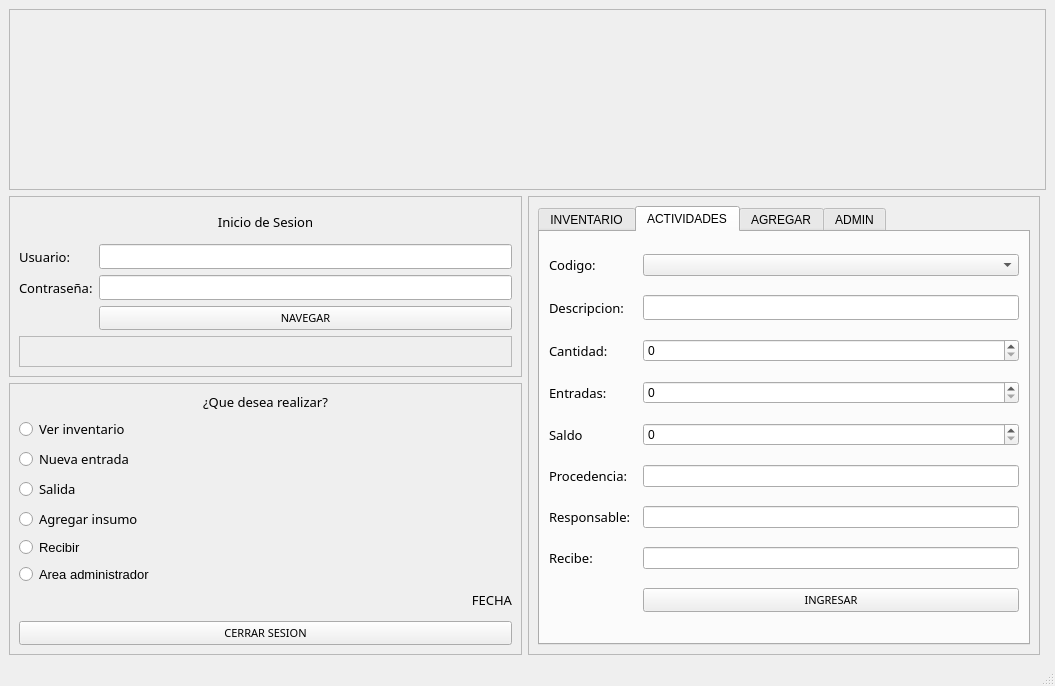
<?xml version="1.0" encoding="UTF-8"?>
<ui version="4.0">
 <class>MainWindow</class>
 <widget class="QMainWindow" name="MainWindow">
  <property name="geometry">
   <rect>
    <x>0</x>
    <y>0</y>
    <width>1055</width>
    <height>686</height>
   </rect>
  </property>
  <property name="windowTitle">
   <string>MainWindow</string>
  </property>
  <widget class="QWidget" name="centralwidget">
   <layout class="QGridLayout" name="gridLayout_5">
    <item row="1" column="1" rowspan="2">
     <widget class="QFrame" name="frame">
      <property name="frameShape">
       <enum>QFrame::StyledPanel</enum>
      </property>
      <property name="frameShadow">
       <enum>QFrame::Raised</enum>
      </property>
      <layout class="QGridLayout" name="gridLayout_4">
       <item row="0" column="1">
        <widget class="QTabWidget" name="tab_copeco">
         <property name="currentIndex">
          <number>1</number>
         </property>
         <widget class="QWidget" name="tab_inventario">
          <attribute name="title">
           <string>INVENTARIO</string>
          </attribute>
          <layout class="QGridLayout" name="gridLayout_7">
           <item row="0" column="0" colspan="2">
            <widget class="QTableWidget" name="tw_Mostrar"/>
           </item>
           <item row="1" column="0">
            <widget class="QRadioButton" name="rb_verEntradas">
             <property name="font">
              <font>
               <family>MS Reference Sans Serif</family>
               <pointsize>10</pointsize>
              </font>
             </property>
             <property name="text">
              <string>Ver entradas</string>
             </property>
            </widget>
           </item>
           <item row="1" column="1">
            <widget class="QRadioButton" name="rb_verSalidas">
             <property name="font">
              <font>
               <family>MS Reference Sans Serif</family>
               <pointsize>10</pointsize>
              </font>
             </property>
             <property name="text">
              <string>Ver salidas</string>
             </property>
            </widget>
           </item>
           <item row="2" column="0">
            <widget class="QRadioButton" name="rb_verResumen">
             <property name="font">
              <font>
               <family>MS Reference Sans Serif</family>
               <pointsize>10</pointsize>
              </font>
             </property>
             <property name="text">
              <string>Ver Resumen</string>
             </property>
            </widget>
           </item>
           <item row="2" column="1">
            <widget class="QRadioButton" name="rb_verInsumo">
             <property name="font">
              <font>
               <family>MS Reference Sans Serif</family>
               <pointsize>10</pointsize>
              </font>
             </property>
             <property name="text">
              <string>Ver por insumo</string>
             </property>
            </widget>
           </item>
          </layout>
         </widget>
         <widget class="QWidget" name="tab_salidas">
          <attribute name="title">
           <string>ACTIVIDADES</string>
          </attribute>
          <layout class="QGridLayout" name="gridLayout">
           <item row="3" column="2">
            <widget class="QSpinBox" name="sp_entradas_salidas">
             <property name="maximum">
              <number>999</number>
             </property>
            </widget>
           </item>
           <item row="6" column="2">
            <widget class="QLineEdit" name="le_responsable"/>
           </item>
           <item row="6" column="0">
            <widget class="QLabel" name="label_2">
             <property name="font">
              <font>
               <family>MS Reference Sans Serif</family>
               <pointsize>10</pointsize>
              </font>
             </property>
             <property name="text">
              <string>Responsable:</string>
             </property>
            </widget>
           </item>
           <item row="2" column="0" colspan="2">
            <widget class="QLabel" name="lbl_cant">
             <property name="font">
              <font>
               <family>MS Reference Sans Serif</family>
               <pointsize>10</pointsize>
              </font>
             </property>
             <property name="text">
              <string>Cantidad:</string>
             </property>
            </widget>
           </item>
           <item row="4" column="0">
            <widget class="QLabel" name="le_saldo">
             <property name="font">
              <font>
               <family>MS Reference Sans Serif</family>
               <pointsize>10</pointsize>
              </font>
             </property>
             <property name="text">
              <string>Saldo</string>
             </property>
            </widget>
           </item>
           <item row="0" column="2">
            <widget class="QComboBox" name="cb_codigo">
             <property name="currentText">
              <string/>
             </property>
             <property name="maxVisibleItems">
              <number>15</number>
             </property>
             <property name="sizeAdjustPolicy">
              <enum>QComboBox::AdjustToContents</enum>
             </property>
            </widget>
           </item>
           <item row="3" column="0" colspan="2">
            <widget class="QLabel" name="lbl_entradas">
             <property name="font">
              <font>
               <family>MS Reference Sans Serif</family>
               <pointsize>10</pointsize>
              </font>
             </property>
             <property name="text">
              <string>Entradas:</string>
             </property>
            </widget>
           </item>
           <item row="4" column="2">
            <widget class="QDoubleSpinBox" name="sp_saldo">
             <property name="decimals">
              <number>0</number>
             </property>
             <property name="maximum">
              <double>1000000.000000000000000</double>
             </property>
            </widget>
           </item>
           <item row="2" column="2">
            <widget class="QSpinBox" name="sp_cant">
             <property name="maximum">
              <number>999</number>
             </property>
            </widget>
           </item>
           <item row="8" column="2">
            <widget class="QPushButton" name="btn_actividades">
             <property name="font">
              <font>
               <family>MS Reference Sans Serif</family>
               <pointsize>8</pointsize>
              </font>
             </property>
             <property name="text">
              <string>INGRESAR</string>
             </property>
            </widget>
           </item>
           <item row="5" column="0">
            <widget class="QLabel" name="label">
             <property name="font">
              <font>
               <family>MS Reference Sans Serif</family>
               <pointsize>10</pointsize>
              </font>
             </property>
             <property name="text">
              <string>Procedencia:</string>
             </property>
            </widget>
           </item>
           <item row="0" column="0" colspan="2">
            <widget class="QLabel" name="lbl_code">
             <property name="font">
              <font>
               <family>MS Reference Sans Serif</family>
               <pointsize>10</pointsize>
              </font>
             </property>
             <property name="text">
              <string>Codigo:</string>
             </property>
            </widget>
           </item>
           <item row="5" column="2">
            <widget class="QLineEdit" name="le_procedencia"/>
           </item>
           <item row="1" column="2">
            <widget class="QLineEdit" name="le_descripcion">
             <property name="font">
              <font>
               <family>MS Reference Sans Serif</family>
               <pointsize>9</pointsize>
              </font>
             </property>
            </widget>
           </item>
           <item row="1" column="0" colspan="2">
            <widget class="QLabel" name="lbl_descripcion">
             <property name="font">
              <font>
               <family>MS Reference Sans Serif</family>
               <pointsize>10</pointsize>
              </font>
             </property>
             <property name="text">
              <string>Descripcion:</string>
             </property>
            </widget>
           </item>
           <item row="7" column="2">
            <widget class="QLineEdit" name="le_recibido"/>
           </item>
           <item row="7" column="0">
            <widget class="QLabel" name="label_3">
             <property name="font">
              <font>
               <family>MS Reference Sans Serif</family>
               <pointsize>10</pointsize>
              </font>
             </property>
             <property name="text">
              <string>Recibe:</string>
             </property>
            </widget>
           </item>
          </layout>
         </widget>
         <widget class="QWidget" name="tab">
          <attribute name="title">
           <string>AGREGAR</string>
          </attribute>
          <layout class="QGridLayout" name="gridLayout_8">
           <item row="2" column="1">
            <widget class="QLineEdit" name="le_descripcionA">
             <property name="font">
              <font>
               <family>MS Reference Sans Serif</family>
               <pointsize>9</pointsize>
              </font>
             </property>
            </widget>
           </item>
           <item row="2" column="0">
            <widget class="QLabel" name="lbl_descripcionA">
             <property name="font">
              <font>
               <family>MS Reference Sans Serif</family>
               <pointsize>10</pointsize>
              </font>
             </property>
             <property name="text">
              <string>Descripcion:</string>
             </property>
            </widget>
           </item>
           <item row="1" column="1">
            <widget class="QLineEdit" name="le_codigoA">
             <property name="font">
              <font>
               <family>MS Reference Sans Serif</family>
               <pointsize>9</pointsize>
              </font>
             </property>
            </widget>
           </item>
           <item row="1" column="0">
            <widget class="QLabel" name="lbl_codeA">
             <property name="font">
              <font>
               <family>MS Reference Sans Serif</family>
               <pointsize>10</pointsize>
              </font>
             </property>
             <property name="text">
              <string>Codigo:</string>
             </property>
            </widget>
           </item>
           <item row="3" column="0" colspan="2">
            <widget class="QLabel" name="lbl_tituloA">
             <property name="font">
              <font>
               <family>MS Reference Sans Serif</family>
               <pointsize>10</pointsize>
              </font>
             </property>
             <property name="text">
              <string>Recuerde, estos datos son para el nuevo insumo.</string>
             </property>
             <property name="alignment">
              <set>Qt::AlignRight|Qt::AlignTop|Qt::AlignTrailing</set>
             </property>
            </widget>
           </item>
           <item row="4" column="0" colspan="2">
            <widget class="QPushButton" name="btn_agregarInsumo">
             <property name="font">
              <font>
               <family>MS Reference Sans Serif</family>
               <pointsize>8</pointsize>
              </font>
             </property>
             <property name="text">
              <string>INGRESAR</string>
             </property>
            </widget>
           </item>
          </layout>
         </widget>
         <widget class="QWidget" name="tab_2">
          <attribute name="title">
           <string>ADMIN</string>
          </attribute>
          <layout class="QGridLayout" name="gridLayout_9">
           <item row="1" column="0">
            <widget class="QLabel" name="lbl_userAdm">
             <property name="font">
              <font>
               <family>MS Reference Sans Serif</family>
               <pointsize>10</pointsize>
              </font>
             </property>
             <property name="text">
              <string>Nuevo username:</string>
             </property>
            </widget>
           </item>
           <item row="1" column="1" colspan="2">
            <widget class="QLineEdit" name="le_usernameAdm">
             <property name="font">
              <font>
               <family>MS Reference Sans Serif</family>
               <pointsize>9</pointsize>
              </font>
             </property>
            </widget>
           </item>
           <item row="2" column="0">
            <widget class="QLabel" name="lbl_contraAdm">
             <property name="font">
              <font>
               <family>MS Reference Sans Serif</family>
               <pointsize>10</pointsize>
              </font>
             </property>
             <property name="text">
              <string>Contraseña:</string>
             </property>
            </widget>
           </item>
           <item row="2" column="1" colspan="2">
            <widget class="QLineEdit" name="le_contraAdm">
             <property name="font">
              <font>
               <family>MS Reference Sans Serif</family>
               <pointsize>9</pointsize>
              </font>
             </property>
             <property name="echoMode">
              <enum>QLineEdit::Password</enum>
             </property>
            </widget>
           </item>
           <item row="3" column="0">
            <widget class="QLabel" name="lbl_IDAdm">
             <property name="font">
              <font>
               <family>MS Reference Sans Serif</family>
               <pointsize>10</pointsize>
              </font>
             </property>
             <property name="text">
              <string>ID (autogenerado):</string>
             </property>
            </widget>
           </item>
           <item row="3" column="1" colspan="2">
            <widget class="QLineEdit" name="le_IDAdm">
             <property name="enabled">
              <bool>false</bool>
             </property>
             <property name="font">
              <font>
               <family>MS Reference Sans Serif</family>
               <pointsize>9</pointsize>
              </font>
             </property>
            </widget>
           </item>
           <item row="6" column="0" colspan="3">
            <widget class="QTableWidget" name="tw_usuarios"/>
           </item>
           <item row="5" column="0" colspan="3">
            <widget class="QPushButton" name="btn_admin">
             <property name="font">
              <font>
               <family>MS Reference Sans Serif</family>
               <pointsize>8</pointsize>
              </font>
             </property>
             <property name="text">
              <string>CREAR</string>
             </property>
            </widget>
           </item>
           <item row="4" column="0">
            <widget class="QRadioButton" name="rb_normalAdm">
             <property name="font">
              <font>
               <family>MS Reference Sans Serif</family>
               <pointsize>10</pointsize>
              </font>
             </property>
             <property name="text">
              <string>Normal</string>
             </property>
            </widget>
           </item>
           <item row="4" column="2">
            <widget class="QRadioButton" name="rb_adminAdm">
             <property name="font">
              <font>
               <family>MS Reference Sans Serif</family>
               <pointsize>10</pointsize>
              </font>
             </property>
             <property name="text">
              <string>Administrador</string>
             </property>
            </widget>
           </item>
           <item row="0" column="0" colspan="3">
            <widget class="QLabel" name="lbl_titAdm">
             <property name="font">
              <font>
               <family>MS Reference Sans Serif</family>
               <pointsize>10</pointsize>
              </font>
             </property>
             <property name="text">
              <string>Creacion de nuevo usuario</string>
             </property>
             <property name="alignment">
              <set>Qt::AlignCenter</set>
             </property>
            </widget>
           </item>
          </layout>
         </widget>
        </widget>
       </item>
      </layout>
     </widget>
    </item>
    <item row="1" column="0">
     <widget class="QFrame" name="f_login">
      <property name="frameShape">
       <enum>QFrame::StyledPanel</enum>
      </property>
      <property name="frameShadow">
       <enum>QFrame::Raised</enum>
      </property>
      <layout class="QGridLayout" name="gridLayout_6">
       <item row="2" column="1">
        <widget class="QLineEdit" name="le_contra">
         <property name="font">
          <font>
           <family>MS Reference Sans Serif</family>
           <pointsize>9</pointsize>
          </font>
         </property>
         <property name="echoMode">
          <enum>QLineEdit::Password</enum>
         </property>
        </widget>
       </item>
       <item row="1" column="1">
        <widget class="QLineEdit" name="le_username">
         <property name="font">
          <font>
           <family>MS Reference Sans Serif</family>
           <pointsize>9</pointsize>
          </font>
         </property>
        </widget>
       </item>
       <item row="4" column="0" colspan="2">
        <widget class="QFrame" name="f_relleno1">
         <property name="frameShape">
          <enum>QFrame::StyledPanel</enum>
         </property>
         <property name="frameShadow">
          <enum>QFrame::Raised</enum>
         </property>
        </widget>
       </item>
       <item row="2" column="0">
        <widget class="QLabel" name="lbl_contra">
         <property name="font">
          <font>
           <family>MS Reference Sans Serif</family>
           <pointsize>10</pointsize>
          </font>
         </property>
         <property name="text">
          <string>Contraseña:</string>
         </property>
        </widget>
       </item>
       <item row="3" column="1">
        <widget class="QPushButton" name="btn_ingresar">
         <property name="font">
          <font>
           <family>MS Reference Sans Serif</family>
           <pointsize>8</pointsize>
          </font>
         </property>
         <property name="text">
          <string>NAVEGAR</string>
         </property>
        </widget>
       </item>
       <item row="1" column="0">
        <widget class="QLabel" name="lbl_usuario">
         <property name="font">
          <font>
           <family>MS Reference Sans Serif</family>
           <pointsize>10</pointsize>
          </font>
         </property>
         <property name="text">
          <string>Usuario:</string>
         </property>
        </widget>
       </item>
       <item row="0" column="0" colspan="2">
        <widget class="QLabel" name="lbl_sesion">
         <property name="font">
          <font>
           <family>MS Reference Sans Serif</family>
           <pointsize>10</pointsize>
          </font>
         </property>
         <property name="text">
          <string>Inicio de Sesion</string>
         </property>
         <property name="alignment">
          <set>Qt::AlignCenter</set>
         </property>
        </widget>
       </item>
      </layout>
     </widget>
    </item>
    <item row="2" column="0">
     <widget class="QFrame" name="f_acciones">
      <property name="frameShape">
       <enum>QFrame::StyledPanel</enum>
      </property>
      <property name="frameShadow">
       <enum>QFrame::Raised</enum>
      </property>
      <layout class="QGridLayout" name="gridLayout_2">
       <item row="4" column="0" colspan="2">
        <widget class="QRadioButton" name="radioButton_3">
         <property name="font">
          <font>
           <family>MS Reference Sans Serif</family>
           <pointsize>10</pointsize>
          </font>
         </property>
         <property name="text">
          <string>Salida</string>
         </property>
        </widget>
       </item>
       <item row="2" column="0" colspan="2">
        <widget class="QRadioButton" name="rb_inventario">
         <property name="font">
          <font>
           <family>MS Reference Sans Serif</family>
           <pointsize>10</pointsize>
          </font>
         </property>
         <property name="text">
          <string>Ver inventario</string>
         </property>
        </widget>
       </item>
       <item row="9" column="0" colspan="2">
        <widget class="QLabel" name="lbl_fecha">
         <property name="font">
          <font>
           <family>MS Reference Sans Serif</family>
           <pointsize>10</pointsize>
          </font>
         </property>
         <property name="text">
          <string>FECHA</string>
         </property>
         <property name="alignment">
          <set>Qt::AlignRight|Qt::AlignTrailing|Qt::AlignVCenter</set>
         </property>
        </widget>
       </item>
       <item row="3" column="0" colspan="2">
        <widget class="QRadioButton" name="rb_entrada">
         <property name="font">
          <font>
           <family>MS Reference Sans Serif</family>
           <pointsize>10</pointsize>
          </font>
         </property>
         <property name="text">
          <string>Nueva entrada</string>
         </property>
        </widget>
       </item>
       <item row="6" column="0" rowspan="2" colspan="2">
        <widget class="QRadioButton" name="RB_Recibir">
         <property name="font">
          <font>
           <pointsize>10</pointsize>
          </font>
         </property>
         <property name="text">
          <string>Recibir</string>
         </property>
        </widget>
       </item>
       <item row="11" column="0" colspan="2">
        <widget class="QPushButton" name="btn_ingresar_2">
         <property name="font">
          <font>
           <family>MS Reference Sans Serif</family>
           <pointsize>8</pointsize>
          </font>
         </property>
         <property name="text">
          <string>CERRAR SESION</string>
         </property>
        </widget>
       </item>
       <item row="10" column="0" colspan="2">
        <widget class="QFrame" name="f_relleno2">
         <property name="frameShape">
          <enum>QFrame::StyledPanel</enum>
         </property>
         <property name="frameShadow">
          <enum>QFrame::Raised</enum>
         </property>
        </widget>
       </item>
       <item row="5" column="0" colspan="2">
        <widget class="QRadioButton" name="rb_agregarInsumo">
         <property name="font">
          <font>
           <family>MS Reference Sans Serif</family>
           <pointsize>10</pointsize>
          </font>
         </property>
         <property name="text">
          <string>Agregar insumo</string>
         </property>
        </widget>
       </item>
       <item row="0" column="0" colspan="2">
        <widget class="QLabel" name="lbl_sesion_2">
         <property name="font">
          <font>
           <family>MS Reference Sans Serif</family>
           <pointsize>10</pointsize>
          </font>
         </property>
         <property name="text">
          <string>¿Que desea realizar?</string>
         </property>
         <property name="alignment">
          <set>Qt::AlignCenter</set>
         </property>
        </widget>
       </item>
       <item row="8" column="0">
        <widget class="QRadioButton" name="RB_admin">
         <property name="font">
          <font>
           <pointsize>10</pointsize>
          </font>
         </property>
         <property name="text">
          <string>Area administrador</string>
         </property>
        </widget>
       </item>
      </layout>
     </widget>
    </item>
    <item row="0" column="0" colspan="3">
     <widget class="QFrame" name="f_png">
      <property name="frameShape">
       <enum>QFrame::StyledPanel</enum>
      </property>
      <property name="frameShadow">
       <enum>QFrame::Raised</enum>
      </property>
      <layout class="QGridLayout" name="gridLayout_3">
       <item row="0" column="0">
        <widget class="QLabel" name="lbl_1">
         <property name="text">
          <string/>
         </property>
        </widget>
       </item>
       <item row="0" column="1">
        <widget class="QLabel" name="lbl_png">
         <property name="text">
          <string/>
         </property>
         <property name="scaledContents">
          <bool>true</bool>
         </property>
         <property name="alignment">
          <set>Qt::AlignCenter</set>
         </property>
        </widget>
       </item>
       <item row="0" column="2">
        <widget class="QLabel" name="lbl_2">
         <property name="text">
          <string/>
         </property>
        </widget>
       </item>
      </layout>
     </widget>
    </item>
   </layout>
  </widget>
  <widget class="QMenuBar" name="menubar">
   <property name="geometry">
    <rect>
     <x>0</x>
     <y>0</y>
     <width>1055</width>
     <height>25</height>
    </rect>
   </property>
  </widget>
  <widget class="QStatusBar" name="statusbar"/>
 </widget>
 <resources/>
 <connections/>
</ui>
